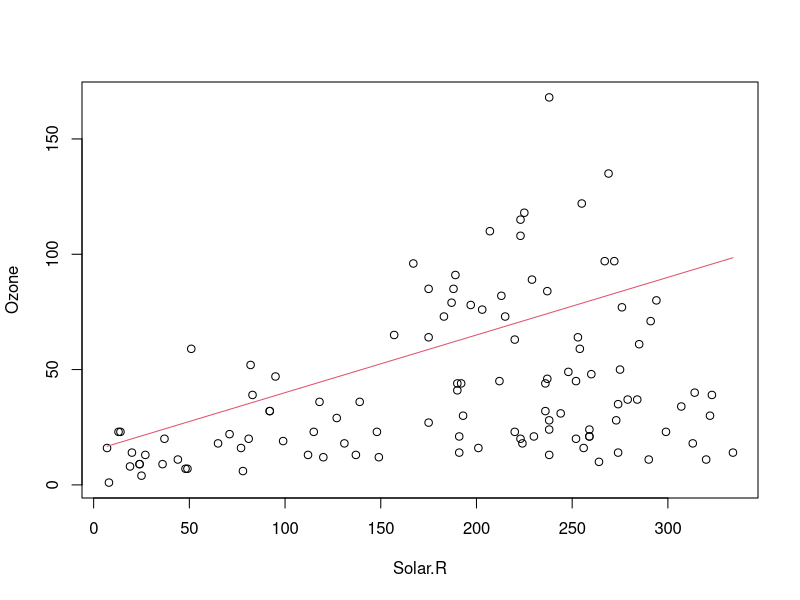
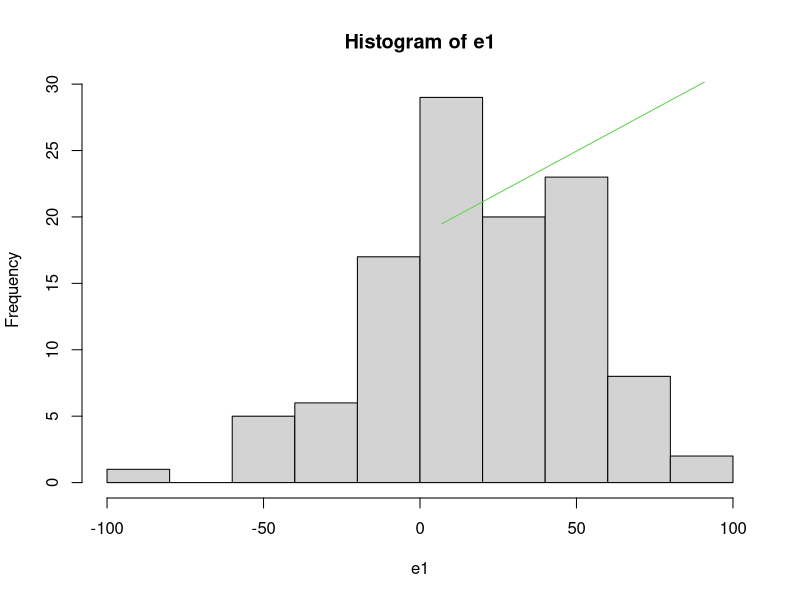
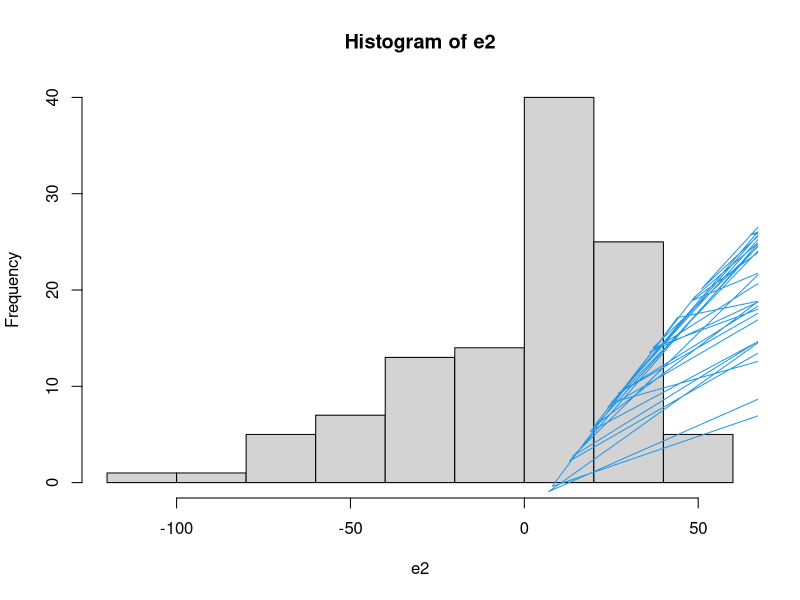
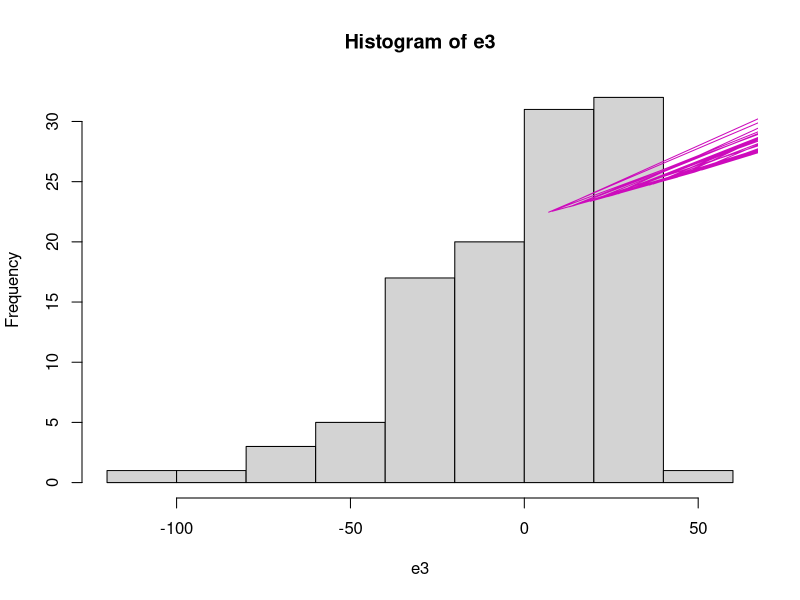
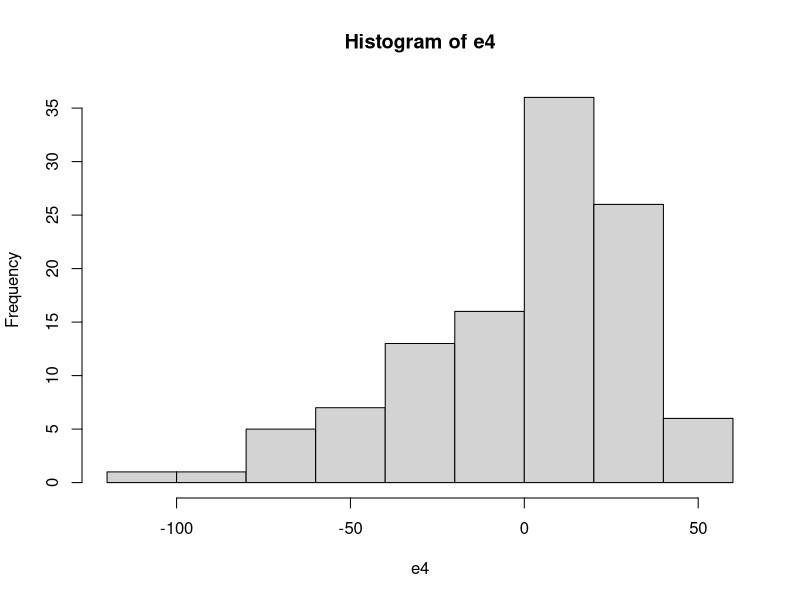

Generate these figures, in order, with R:
#############################################################################################
## 1.	Remove all records with NA entries. Find the number of the available records or rows ##
#############################################################################################
d = na.omit(airquality)
N = length(d$Ozone)
N

#############################################################################################
## 2.	Plot the dependent variable Ozone  as a function of the independent variable Solar.R ##
#############################################################################################
plot(d$Ozone~d$Solar.R, xlab = 'Solar.R', ylab = 'Ozone')

#################################################################################
## 3.	Evaluate the predictions using the following models for Ozone ~ Solar.R: ##
#################################################################################
#########################################################################################################
## 4.	In each case present the following: coefficient, summary statistics of the error vector, and SSE ##
################### Also include a plot that shows the response of these models. ########################
#########################################################################################################

## Eyeball Linear Equation ##

## One can tell that there is a positive slope by looking at the scatter plot ##
## Based on analysis. Guessing that intercept is at 15 and slope is 0.25 ##
p1 = 15 + 0.25*d$Solar.R
lines(d$Solar.R, p1, col = 2)
e1 = p1 - d$Ozone
summary(e1)
hist(e1)
SSE1 = sum(t(e1) * e1)
SSE1

## Linear Model ##
m2 = lm(d$Ozone~d$Solar.R)
c2 = coef(m2)
c2
p2 = c2[1] + c2[2]*d$Solar.R
lines(d$Solar.R, p2, col = 3)
e2 = p2 - d$Ozone
summary(e2)
hist(e2)
SSE2 = sum(t(e2) * e2)
SSE2

## Second order polynomial ##
x2 = d$Solar.R*d$Solar.R
m3 = lm(d$Ozone~d$Solar.R + x2)
c3 = coef(m3)
c3
p3 = c3[1] + c3[2]*d$Solar.R + c3[3]*x2
lines(d$Solar.R, p3, col = 4)
e3 = p3 - d$Ozone
summary(e3)
hist(e3)
SSE3 = sum(t(e3) * e3)
SSE3

## Generalized linear model ##
m4 = glm(d$Ozone~d$Solar.R, family = "poisson")
c4 = coef(m4)
c4
p4 = exp(c4[1] + c4[2]*d$Solar.R)
lines(d$Solar.R, p4, col = 6)
e4 = p4 - d$Ozone
summary(e4)
hist(e4)
SSE4 = sum(t(e4) * e4)
SSE4